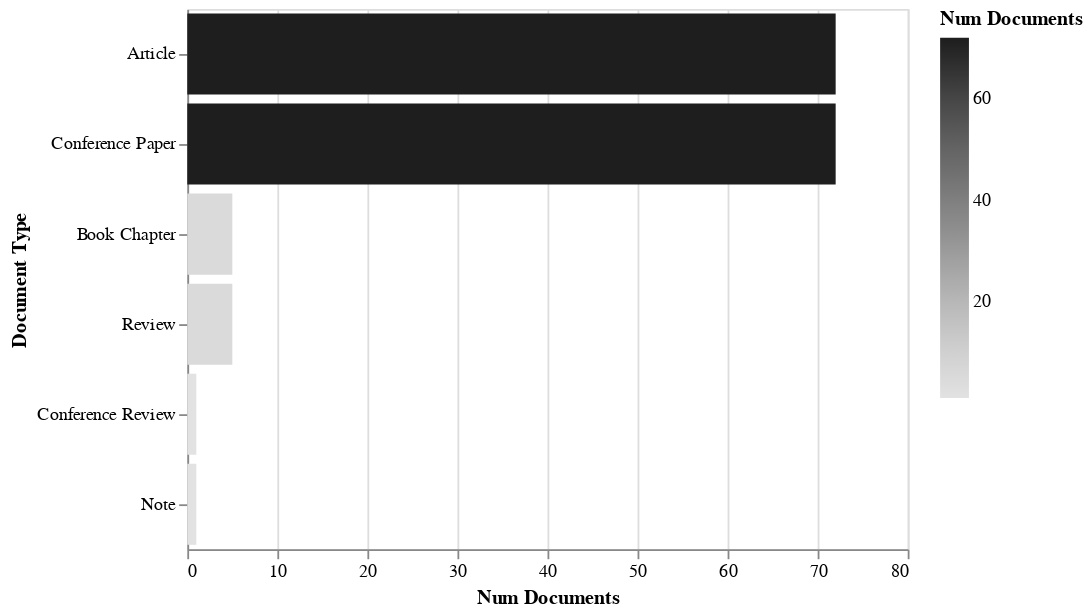

The code cell stored with this chart in its notebook:
### Code cell
from techMiner import alt_barh_graph
alt_barh_graph(documentsByTerm(records, 'Document Type'))

### Figure 1 — Vega-Lite specification as saved in the notebook (floating-point values rounded to 4 significant figures)
{"$schema": "https://vega.github.io/schema/vega-lite/v3.4.0.json", "config": {"mark": {"tooltip": null}, "view": {"height": 300, "width": 400}}, "data": {"name": "data-330296100eaa8b1d245ba316f197513e"}, "datasets": {"data-330296100eaa8b1d245ba316f197513e": [{"Document Type": "Article", "Num Documents": 72}, {"Document Type": "Conference Paper", "Num Documents": 72}, {"Document Type": "Book Chapter", "Num Documents": 5}, {"Document Type": "Review", "Num Documents": 5}, {"Document Type": "Conference Review", "Num Documents": 1}, {"Document Type": "Note", "Num Documents": 1}]}, "encoding": {"color": {"field": "Num Documents", "scale": {"scheme": "greys"}, "type": "quantitative"}, "x": {"field": "Num Documents", "type": "quantitative"}, "y": {"field": "Document Type", "sort": {"field": "Num Documents:Q"}, "type": "nominal"}}, "mark": "bar"}
